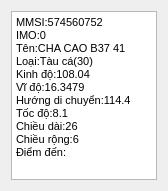
<?xml version="1.0" encoding="UTF-8"?>
<ui version="4.0">
 <class>DialogAisInfo</class>
 <widget class="QDialog" name="DialogAisInfo">
  <property name="geometry">
   <rect>
    <x>0</x>
    <y>0</y>
    <width>168</width>
    <height>191</height>
   </rect>
  </property>
  <property name="sizePolicy">
   <sizepolicy hsizetype="Fixed" vsizetype="Fixed">
    <horstretch>0</horstretch>
    <verstretch>0</verstretch>
   </sizepolicy>
  </property>
  <property name="windowTitle">
   <string>Thông tin AIS</string>
  </property>
  <layout class="QGridLayout" name="gridLayout">
   <item row="0" column="0">
    <widget class="QTextBrowser" name="textBrowser">
     <property name="html">
      <string>&lt;!DOCTYPE HTML PUBLIC &quot;-//W3C//DTD HTML 4.0//EN&quot; &quot;http://www.w3.org/TR/REC-html40/strict.dtd&quot;&gt;
&lt;html&gt;&lt;head&gt;&lt;meta name=&quot;qrichtext&quot; content=&quot;1&quot; /&gt;&lt;style type=&quot;text/css&quot;&gt;
p, li { white-space: pre-wrap; }
&lt;/style&gt;&lt;/head&gt;&lt;body style=&quot; font-family:'MS Shell Dlg 2'; font-size:8.25pt; font-weight:400; font-style:normal;&quot;&gt;
&lt;p style=&quot; margin-top:0px; margin-bottom:0px; margin-left:0px; margin-right:0px; -qt-block-indent:0; text-indent:0px;&quot;&gt;&lt;span style=&quot; font-size:8pt;&quot;&gt;MMSI:574560752&lt;/span&gt;&lt;/p&gt;
&lt;p style=&quot; margin-top:0px; margin-bottom:0px; margin-left:0px; margin-right:0px; -qt-block-indent:0; text-indent:0px;&quot;&gt;&lt;span style=&quot; font-size:8pt;&quot;&gt;IMO:0&lt;/span&gt;&lt;/p&gt;
&lt;p style=&quot; margin-top:0px; margin-bottom:0px; margin-left:0px; margin-right:0px; -qt-block-indent:0; text-indent:0px;&quot;&gt;&lt;span style=&quot; font-size:8pt;&quot;&gt;Tên:CHA CAO B37 41      &lt;/span&gt;&lt;/p&gt;
&lt;p style=&quot; margin-top:0px; margin-bottom:0px; margin-left:0px; margin-right:0px; -qt-block-indent:0; text-indent:0px;&quot;&gt;&lt;span style=&quot; font-size:8pt;&quot;&gt;Loại:Tàu cá(30)&lt;/span&gt;&lt;/p&gt;
&lt;p style=&quot; margin-top:0px; margin-bottom:0px; margin-left:0px; margin-right:0px; -qt-block-indent:0; text-indent:0px;&quot;&gt;&lt;span style=&quot; font-size:8pt;&quot;&gt;Kinh độ:108.04&lt;/span&gt;&lt;/p&gt;
&lt;p style=&quot; margin-top:0px; margin-bottom:0px; margin-left:0px; margin-right:0px; -qt-block-indent:0; text-indent:0px;&quot;&gt;&lt;span style=&quot; font-size:8pt;&quot;&gt;Vĩ độ:16.3479&lt;/span&gt;&lt;/p&gt;
&lt;p style=&quot; margin-top:0px; margin-bottom:0px; margin-left:0px; margin-right:0px; -qt-block-indent:0; text-indent:0px;&quot;&gt;&lt;span style=&quot; font-size:8pt;&quot;&gt;Hướng di chuyển:114.4&lt;/span&gt;&lt;/p&gt;
&lt;p style=&quot; margin-top:0px; margin-bottom:0px; margin-left:0px; margin-right:0px; -qt-block-indent:0; text-indent:0px;&quot;&gt;&lt;span style=&quot; font-size:8pt;&quot;&gt;Tốc độ:8.1&lt;/span&gt;&lt;/p&gt;
&lt;p style=&quot; margin-top:0px; margin-bottom:0px; margin-left:0px; margin-right:0px; -qt-block-indent:0; text-indent:0px;&quot;&gt;&lt;span style=&quot; font-size:8pt;&quot;&gt;Chiều dài:26&lt;/span&gt;&lt;/p&gt;
&lt;p style=&quot; margin-top:0px; margin-bottom:0px; margin-left:0px; margin-right:0px; -qt-block-indent:0; text-indent:0px;&quot;&gt;&lt;span style=&quot; font-size:8pt;&quot;&gt;Chiều rộng:6&lt;/span&gt;&lt;/p&gt;
&lt;p style=&quot; margin-top:0px; margin-bottom:0px; margin-left:0px; margin-right:0px; -qt-block-indent:0; text-indent:0px;&quot;&gt;&lt;span style=&quot; font-size:8pt;&quot;&gt;Điểm đến:&lt;/span&gt;&lt;/p&gt;
&lt;p style=&quot;-qt-paragraph-type:empty; margin-top:0px; margin-bottom:0px; margin-left:0px; margin-right:0px; -qt-block-indent:0; text-indent:0px; font-size:8pt;&quot;&gt;&lt;br /&gt;&lt;/p&gt;&lt;/body&gt;&lt;/html&gt;</string>
     </property>
    </widget>
   </item>
  </layout>
 </widget>
 <resources/>
 <connections/>
</ui>
